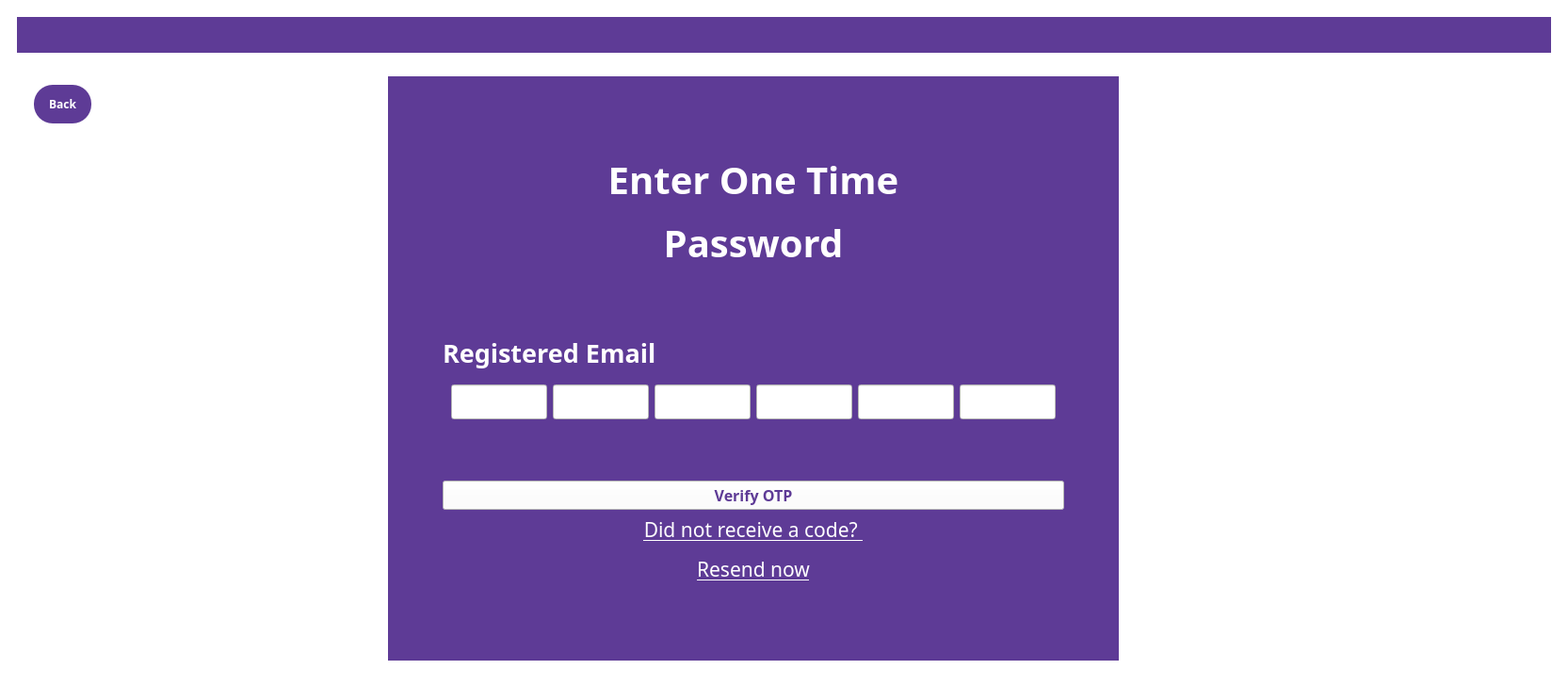
<?xml version="1.0" encoding="UTF-8"?>
<ui version="4.0">
 <class>MainWindow</class>
 <widget class="QMainWindow" name="MainWindow">
  <property name="geometry">
   <rect>
    <x>0</x>
    <y>0</y>
    <width>1665</width>
    <height>728</height>
   </rect>
  </property>
  <property name="windowTitle">
   <string>MainWindow</string>
  </property>
  <property name="styleSheet">
   <string notr="true">QMainWindow
{
background:white;
}</string>
  </property>
  <widget class="QWidget" name="centralwidget">
   <property name="styleSheet">
    <string notr="true">QWidget
{
background: white;
}</string>
   </property>
   <layout class="QVBoxLayout" name="verticalLayout">
    <item>
     <widget class="QWidget" name="widget" native="true">
      <layout class="QVBoxLayout" name="verticalLayout_2">
       <item>
        <widget class="QWidget" name="widget_2" native="true">
         <property name="maximumSize">
          <size>
           <width>16777215</width>
           <height>171</height>
          </size>
         </property>
         <property name="styleSheet">
          <string notr="true">QWidget
{
background-color: #5e3b96;
}</string>
         </property>
         <layout class="QHBoxLayout" name="horizontalLayout">
          <item>
           <spacer name="horizontalSpacer">
            <property name="orientation">
             <enum>Qt::Orientation::Horizontal</enum>
            </property>
            <property name="sizeHint" stdset="0">
             <size>
              <width>141</width>
              <height>20</height>
             </size>
            </property>
           </spacer>
          </item>
          <item>
           <widget class="QLabel" name="logo">
            <property name="maximumSize">
             <size>
              <width>621</width>
              <height>171</height>
             </size>
            </property>
            <property name="styleSheet">
             <string notr="true">QLabel
{
background-url:&quot;C:\Users\JC\Desktop\SOFT ENG\assets\Anytime_Fitness_logo.png&quot;;
}</string>
            </property>
            <property name="text">
             <string/>
            </property>
            <property name="pixmap">
             <pixmap>../logos/logog.jpg</pixmap>
            </property>
            <property name="scaledContents">
             <bool>true</bool>
            </property>
           </widget>
          </item>
          <item>
           <spacer name="horizontalSpacer_2">
            <property name="orientation">
             <enum>Qt::Orientation::Horizontal</enum>
            </property>
            <property name="sizeHint" stdset="0">
             <size>
              <width>40</width>
              <height>20</height>
             </size>
            </property>
           </spacer>
          </item>
         </layout>
        </widget>
       </item>
       <item>
        <spacer name="verticalSpacer_2">
         <property name="orientation">
          <enum>Qt::Orientation::Vertical</enum>
         </property>
         <property name="sizeType">
          <enum>QSizePolicy::Policy::Fixed</enum>
         </property>
         <property name="sizeHint" stdset="0">
          <size>
           <width>20</width>
           <height>10</height>
          </size>
         </property>
        </spacer>
       </item>
       <item>
        <widget class="QWidget" name="widget_3" native="true">
         <layout class="QHBoxLayout" name="horizontalLayout_2">
          <item>
           <widget class="QWidget" name="widget_4" native="true">
            <property name="sizePolicy">
             <sizepolicy hsizetype="Expanding" vsizetype="Preferred">
              <horstretch>0</horstretch>
              <verstretch>0</verstretch>
             </sizepolicy>
            </property>
            <property name="maximumSize">
             <size>
              <width>100</width>
              <height>16777215</height>
             </size>
            </property>
            <layout class="QVBoxLayout" name="verticalLayout_6">
             <item>
              <widget class="QPushButton" name="back">
               <property name="sizePolicy">
                <sizepolicy hsizetype="Fixed" vsizetype="Fixed">
                 <horstretch>0</horstretch>
                 <verstretch>0</verstretch>
                </sizepolicy>
               </property>
               <property name="minimumSize">
                <size>
                 <width>61</width>
                 <height>41</height>
                </size>
               </property>
               <property name="maximumSize">
                <size>
                 <width>550</width>
                 <height>350</height>
                </size>
               </property>
               <property name="font">
                <font>
                 <family>Arial Black</family>
                 <bold>true</bold>
                </font>
               </property>
               <property name="styleSheet">
                <string notr="true">QPushButton
{
background-color: #5e3b96;
color:white;
 border-radius:20px;
}</string>
               </property>
               <property name="text">
                <string>Back</string>
               </property>
              </widget>
             </item>
             <item>
              <spacer name="verticalSpacer">
               <property name="orientation">
                <enum>Qt::Orientation::Vertical</enum>
               </property>
               <property name="sizeType">
                <enum>QSizePolicy::Policy::Expanding</enum>
               </property>
               <property name="sizeHint" stdset="0">
                <size>
                 <width>20</width>
                 <height>249</height>
                </size>
               </property>
              </spacer>
             </item>
            </layout>
           </widget>
          </item>
          <item>
           <spacer name="horizontalSpacer_4">
            <property name="orientation">
             <enum>Qt::Orientation::Horizontal</enum>
            </property>
            <property name="sizeType">
             <enum>QSizePolicy::Policy::Fixed</enum>
            </property>
            <property name="sizeHint" stdset="0">
             <size>
              <width>300</width>
              <height>20</height>
             </size>
            </property>
           </spacer>
          </item>
          <item>
           <widget class="QWidget" name="widget_5" native="true">
            <property name="sizePolicy">
             <sizepolicy hsizetype="Preferred" vsizetype="Preferred">
              <horstretch>0</horstretch>
              <verstretch>0</verstretch>
             </sizepolicy>
            </property>
            <property name="maximumSize">
             <size>
              <width>16777215</width>
              <height>16777215</height>
             </size>
            </property>
            <property name="styleSheet">
             <string notr="true">QWidget
{
background-color: #5e3b96;
}</string>
            </property>
            <layout class="QHBoxLayout" name="horizontalLayout_3">
             <item>
              <spacer name="horizontalSpacer_7">
               <property name="orientation">
                <enum>Qt::Orientation::Horizontal</enum>
               </property>
               <property name="sizeType">
                <enum>QSizePolicy::Policy::Fixed</enum>
               </property>
               <property name="sizeHint" stdset="0">
                <size>
                 <width>40</width>
                 <height>20</height>
                </size>
               </property>
              </spacer>
             </item>
             <item>
              <widget class="QWidget" name="widget_6" native="true">
               <layout class="QVBoxLayout" name="verticalLayout_3">
                <item>
                 <spacer name="verticalSpacer_6">
                  <property name="orientation">
                   <enum>Qt::Orientation::Vertical</enum>
                  </property>
                  <property name="sizeHint" stdset="0">
                   <size>
                    <width>20</width>
                    <height>40</height>
                   </size>
                  </property>
                 </spacer>
                </item>
                <item>
                 <widget class="QLabel" name="label">
                  <property name="font">
                   <font>
                    <family>Arial Black</family>
                    <pointsize>30</pointsize>
                    <bold>true</bold>
                   </font>
                  </property>
                  <property name="layoutDirection">
                   <enum>Qt::LayoutDirection::LeftToRight</enum>
                  </property>
                  <property name="styleSheet">
                   <string notr="true">QLabel
{
color:white;
}</string>
                  </property>
                  <property name="text">
                   <string>&lt;html&gt;&lt;head/&gt;&lt;body&gt;&lt;p align=&quot;center&quot;&gt;Enter One Time&lt;/p&gt;&lt;p align=&quot;center&quot;&gt;Password&lt;/p&gt;&lt;/body&gt;&lt;/html&gt;</string>
                  </property>
                  <property name="alignment">
                   <set>Qt::AlignmentFlag::AlignCenter</set>
                  </property>
                 </widget>
                </item>
                <item>
                 <spacer name="verticalSpacer_3">
                  <property name="orientation">
                   <enum>Qt::Orientation::Vertical</enum>
                  </property>
                  <property name="sizeType">
                   <enum>QSizePolicy::Policy::Expanding</enum>
                  </property>
                  <property name="sizeHint" stdset="0">
                   <size>
                    <width>20</width>
                    <height>45</height>
                   </size>
                  </property>
                 </spacer>
                </item>
                <item>
                 <widget class="QLabel" name="label_3">
                  <property name="maximumSize">
                   <size>
                    <width>16777215</width>
                    <height>43</height>
                   </size>
                  </property>
                  <property name="font">
                   <font>
                    <family>Arial Black</family>
                    <pointsize>20</pointsize>
                    <bold>true</bold>
                   </font>
                  </property>
                  <property name="styleSheet">
                   <string notr="true">QLabel
{
color:white;
}</string>
                  </property>
                  <property name="text">
                   <string>Registered Email</string>
                  </property>
                  <property name="alignment">
                   <set>Qt::AlignmentFlag::AlignBottom|Qt::AlignmentFlag::AlignLeading|Qt::AlignmentFlag::AlignLeft</set>
                  </property>
                 </widget>
                </item>
                <item>
                 <widget class="QWidget" name="widget_7" native="true">
                  <layout class="QHBoxLayout" name="horizontalLayout_4">
                   <item>
                    <widget class="QLineEdit" name="registered_email_2">
                     <property name="maximumSize">
                      <size>
                       <width>16777215</width>
                       <height>43</height>
                      </size>
                     </property>
                     <property name="font">
                      <font>
                       <family>Arial</family>
                       <pointsize>19</pointsize>
                      </font>
                     </property>
                     <property name="autoFillBackground">
                      <bool>false</bool>
                     </property>
                     <property name="styleSheet">
                      <string notr="true">QLineEdit
{
background-color:white;
color:#5e3b96;
}</string>
                     </property>
                     <property name="alignment">
                      <set>Qt::AlignmentFlag::AlignCenter</set>
                     </property>
                    </widget>
                   </item>
                   <item>
                    <widget class="QLineEdit" name="registered_email">
                     <property name="maximumSize">
                      <size>
                       <width>16777215</width>
                       <height>43</height>
                      </size>
                     </property>
                     <property name="font">
                      <font>
                       <family>Arial</family>
                       <pointsize>19</pointsize>
                      </font>
                     </property>
                     <property name="autoFillBackground">
                      <bool>false</bool>
                     </property>
                     <property name="styleSheet">
                      <string notr="true">QLineEdit
{
background-color:white;
color:#5e3b96;
}</string>
                     </property>
                     <property name="alignment">
                      <set>Qt::AlignmentFlag::AlignCenter</set>
                     </property>
                    </widget>
                   </item>
                   <item>
                    <widget class="QLineEdit" name="registered_email_3">
                     <property name="maximumSize">
                      <size>
                       <width>16777215</width>
                       <height>43</height>
                      </size>
                     </property>
                     <property name="font">
                      <font>
                       <family>Arial</family>
                       <pointsize>19</pointsize>
                      </font>
                     </property>
                     <property name="autoFillBackground">
                      <bool>false</bool>
                     </property>
                     <property name="styleSheet">
                      <string notr="true">QLineEdit
{
background-color:white;
color:#5e3b96;
}</string>
                     </property>
                     <property name="alignment">
                      <set>Qt::AlignmentFlag::AlignCenter</set>
                     </property>
                    </widget>
                   </item>
                   <item>
                    <widget class="QLineEdit" name="registered_email_4">
                     <property name="maximumSize">
                      <size>
                       <width>16777215</width>
                       <height>43</height>
                      </size>
                     </property>
                     <property name="font">
                      <font>
                       <family>Arial</family>
                       <pointsize>19</pointsize>
                      </font>
                     </property>
                     <property name="autoFillBackground">
                      <bool>false</bool>
                     </property>
                     <property name="styleSheet">
                      <string notr="true">QLineEdit
{
background-color:white;
color:#5e3b96;
}</string>
                     </property>
                     <property name="alignment">
                      <set>Qt::AlignmentFlag::AlignCenter</set>
                     </property>
                    </widget>
                   </item>
                   <item>
                    <widget class="QLineEdit" name="registered_email_5">
                     <property name="maximumSize">
                      <size>
                       <width>16777215</width>
                       <height>43</height>
                      </size>
                     </property>
                     <property name="font">
                      <font>
                       <family>Arial</family>
                       <pointsize>19</pointsize>
                      </font>
                     </property>
                     <property name="autoFillBackground">
                      <bool>false</bool>
                     </property>
                     <property name="styleSheet">
                      <string notr="true">QLineEdit
{
background-color:white;
color:#5e3b96;
}</string>
                     </property>
                     <property name="alignment">
                      <set>Qt::AlignmentFlag::AlignCenter</set>
                     </property>
                    </widget>
                   </item>
                   <item>
                    <widget class="QLineEdit" name="registered_email_6">
                     <property name="maximumSize">
                      <size>
                       <width>16777215</width>
                       <height>43</height>
                      </size>
                     </property>
                     <property name="font">
                      <font>
                       <family>Arial</family>
                       <pointsize>19</pointsize>
                      </font>
                     </property>
                     <property name="autoFillBackground">
                      <bool>false</bool>
                     </property>
                     <property name="styleSheet">
                      <string notr="true">QLineEdit
{
background-color:white;
color:#5e3b96;
}</string>
                     </property>
                     <property name="alignment">
                      <set>Qt::AlignmentFlag::AlignCenter</set>
                     </property>
                    </widget>
                   </item>
                  </layout>
                 </widget>
                </item>
                <item>
                 <spacer name="verticalSpacer_4">
                  <property name="orientation">
                   <enum>Qt::Orientation::Vertical</enum>
                  </property>
                  <property name="sizeType">
                   <enum>QSizePolicy::Policy::Fixed</enum>
                  </property>
                  <property name="sizeHint" stdset="0">
                   <size>
                    <width>20</width>
                    <height>50</height>
                   </size>
                  </property>
                 </spacer>
                </item>
                <item>
                 <widget class="QPushButton" name="VerifyOTP">
                  <property name="font">
                   <font>
                    <family>Arial Black</family>
                    <pointsize>12</pointsize>
                    <bold>true</bold>
                   </font>
                  </property>
                  <property name="styleSheet">
                   <string notr="true">QPushButton
{
color: #5e3b96;
background-color:white;
}</string>
                  </property>
                  <property name="text">
                   <string>Verify OTP</string>
                  </property>
                 </widget>
                </item>
                <item>
                 <widget class="QLabel" name="forgot">
                  <property name="font">
                   <font>
                    <family>Arial Black</family>
                    <pointsize>16</pointsize>
                   </font>
                  </property>
                  <property name="styleSheet">
                   <string notr="true">QLabel
{
color:white;
}</string>
                  </property>
                  <property name="text">
                   <string>&lt;html&gt;&lt;head/&gt;&lt;body&gt;&lt;p align=&quot;center&quot;&gt;&lt;span style=&quot; text-decoration: underline;&quot;&gt;Did not receive a code? &lt;/span&gt;&lt;/p&gt;&lt;p align=&quot;center&quot;&gt;&lt;span style=&quot; text-decoration: underline;&quot;&gt;Resend now&lt;/span&gt;&lt;/p&gt;&lt;/body&gt;&lt;/html&gt;</string>
                  </property>
                  <property name="alignment">
                   <set>Qt::AlignmentFlag::AlignCenter</set>
                  </property>
                  <property name="textInteractionFlags">
                   <set>Qt::TextInteractionFlag::NoTextInteraction</set>
                  </property>
                 </widget>
                </item>
                <item>
                 <spacer name="verticalSpacer_5">
                  <property name="orientation">
                   <enum>Qt::Orientation::Vertical</enum>
                  </property>
                  <property name="sizeHint" stdset="0">
                   <size>
                    <width>20</width>
                    <height>40</height>
                   </size>
                  </property>
                 </spacer>
                </item>
               </layout>
              </widget>
             </item>
             <item>
              <spacer name="horizontalSpacer_5">
               <property name="orientation">
                <enum>Qt::Orientation::Horizontal</enum>
               </property>
               <property name="sizeType">
                <enum>QSizePolicy::Policy::Fixed</enum>
               </property>
               <property name="sizeHint" stdset="0">
                <size>
                 <width>40</width>
                 <height>20</height>
                </size>
               </property>
              </spacer>
             </item>
            </layout>
           </widget>
          </item>
          <item>
           <spacer name="horizontalSpacer_3">
            <property name="orientation">
             <enum>Qt::Orientation::Horizontal</enum>
            </property>
            <property name="sizeType">
             <enum>QSizePolicy::Policy::Fixed</enum>
            </property>
            <property name="sizeHint" stdset="0">
             <size>
              <width>450</width>
              <height>20</height>
             </size>
            </property>
           </spacer>
          </item>
         </layout>
        </widget>
       </item>
      </layout>
     </widget>
    </item>
   </layout>
  </widget>
 </widget>
 <resources/>
 <connections/>
</ui>
